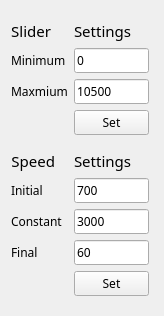
<?xml version="1.0" encoding="UTF-8"?>
<ui version="4.0">
 <class>SetWindow</class>
 <widget class="QWidget" name="SetWindow">
  <property name="geometry">
   <rect>
    <x>0</x>
    <y>0</y>
    <width>164</width>
    <height>316</height>
   </rect>
  </property>
  <property name="windowTitle">
   <string>Form</string>
  </property>
  <layout class="QFormLayout" name="formLayout">
   <item row="0" column="1">
    <spacer name="verticalSpacer_8">
     <property name="orientation">
      <enum>Qt::Vertical</enum>
     </property>
     <property name="sizeHint" stdset="0">
      <size>
       <width>79</width>
       <height>5</height>
      </size>
     </property>
    </spacer>
   </item>
   <item row="1" column="0">
    <widget class="QLabel" name="label_8">
     <property name="sizePolicy">
      <sizepolicy hsizetype="Expanding" vsizetype="Preferred">
       <horstretch>0</horstretch>
       <verstretch>0</verstretch>
      </sizepolicy>
     </property>
     <property name="maximumSize">
      <size>
       <width>75</width>
       <height>16777215</height>
      </size>
     </property>
     <property name="font">
      <font>
       <family>微软雅黑</family>
       <pointsize>11</pointsize>
       <weight>50</weight>
       <bold>false</bold>
      </font>
     </property>
     <property name="text">
      <string>Slider</string>
     </property>
     <property name="alignment">
      <set>Qt::AlignRight|Qt::AlignTrailing|Qt::AlignVCenter</set>
     </property>
     <property name="wordWrap">
      <bool>false</bool>
     </property>
    </widget>
   </item>
   <item row="1" column="1">
    <widget class="QLabel" name="label_11">
     <property name="sizePolicy">
      <sizepolicy hsizetype="Maximum" vsizetype="Preferred">
       <horstretch>0</horstretch>
       <verstretch>0</verstretch>
      </sizepolicy>
     </property>
     <property name="maximumSize">
      <size>
       <width>16777215</width>
       <height>16777215</height>
      </size>
     </property>
     <property name="font">
      <font>
       <family>微软雅黑</family>
       <pointsize>11</pointsize>
       <weight>50</weight>
       <bold>false</bold>
      </font>
     </property>
     <property name="text">
      <string>Settings</string>
     </property>
     <property name="wordWrap">
      <bool>true</bool>
     </property>
    </widget>
   </item>
   <item row="2" column="0">
    <widget class="QLabel" name="label_6">
     <property name="sizePolicy">
      <sizepolicy hsizetype="Expanding" vsizetype="Preferred">
       <horstretch>0</horstretch>
       <verstretch>0</verstretch>
      </sizepolicy>
     </property>
     <property name="maximumSize">
      <size>
       <width>16777215</width>
       <height>16777215</height>
      </size>
     </property>
     <property name="font">
      <font>
       <family>微软雅黑</family>
       <pointsize>9</pointsize>
       <weight>50</weight>
       <bold>false</bold>
      </font>
     </property>
     <property name="text">
      <string>Minimum</string>
     </property>
     <property name="wordWrap">
      <bool>true</bool>
     </property>
    </widget>
   </item>
   <item row="2" column="1">
    <widget class="QLineEdit" name="minLine">
     <property name="sizePolicy">
      <sizepolicy hsizetype="Expanding" vsizetype="Fixed">
       <horstretch>0</horstretch>
       <verstretch>0</verstretch>
      </sizepolicy>
     </property>
     <property name="maximumSize">
      <size>
       <width>75</width>
       <height>16777215</height>
      </size>
     </property>
     <property name="font">
      <font>
       <family>微软雅黑</family>
       <pointsize>9</pointsize>
       <weight>50</weight>
       <bold>false</bold>
      </font>
     </property>
     <property name="statusTip">
      <string>Range: 0-10500, unit: μm.</string>
     </property>
     <property name="inputMethodHints">
      <set>Qt::ImhDigitsOnly</set>
     </property>
     <property name="text">
      <string>0</string>
     </property>
    </widget>
   </item>
   <item row="3" column="0">
    <widget class="QLabel" name="label_4">
     <property name="sizePolicy">
      <sizepolicy hsizetype="Expanding" vsizetype="Preferred">
       <horstretch>0</horstretch>
       <verstretch>0</verstretch>
      </sizepolicy>
     </property>
     <property name="maximumSize">
      <size>
       <width>16777215</width>
       <height>16777215</height>
      </size>
     </property>
     <property name="font">
      <font>
       <family>微软雅黑</family>
       <pointsize>9</pointsize>
       <weight>50</weight>
       <bold>false</bold>
      </font>
     </property>
     <property name="text">
      <string>Maxmium</string>
     </property>
     <property name="wordWrap">
      <bool>true</bool>
     </property>
    </widget>
   </item>
   <item row="3" column="1">
    <widget class="QLineEdit" name="maxLine">
     <property name="sizePolicy">
      <sizepolicy hsizetype="Expanding" vsizetype="Minimum">
       <horstretch>0</horstretch>
       <verstretch>0</verstretch>
      </sizepolicy>
     </property>
     <property name="minimumSize">
      <size>
       <width>0</width>
       <height>0</height>
      </size>
     </property>
     <property name="maximumSize">
      <size>
       <width>75</width>
       <height>16777215</height>
      </size>
     </property>
     <property name="font">
      <font>
       <family>微软雅黑</family>
       <pointsize>9</pointsize>
       <weight>50</weight>
       <bold>false</bold>
      </font>
     </property>
     <property name="statusTip">
      <string>Range: 0-10500, unit: μm.</string>
     </property>
     <property name="inputMethodHints">
      <set>Qt::ImhDigitsOnly</set>
     </property>
     <property name="text">
      <string>10500</string>
     </property>
    </widget>
   </item>
   <item row="4" column="1">
    <widget class="QPushButton" name="sliderSetBtn">
     <property name="sizePolicy">
      <sizepolicy hsizetype="MinimumExpanding" vsizetype="Fixed">
       <horstretch>0</horstretch>
       <verstretch>0</verstretch>
      </sizepolicy>
     </property>
     <property name="maximumSize">
      <size>
       <width>75</width>
       <height>16777215</height>
      </size>
     </property>
     <property name="font">
      <font>
       <family>微软雅黑</family>
       <pointsize>9</pointsize>
       <weight>50</weight>
       <bold>false</bold>
      </font>
     </property>
     <property name="statusTip">
      <string>This will simultaneously set the Near Focus Limit, Z Slider and Spinbox.</string>
     </property>
     <property name="text">
      <string>Set</string>
     </property>
    </widget>
   </item>
   <item row="5" column="1">
    <spacer name="verticalSpacer_9">
     <property name="orientation">
      <enum>Qt::Vertical</enum>
     </property>
     <property name="sizeHint" stdset="0">
      <size>
       <width>79</width>
       <height>5</height>
      </size>
     </property>
    </spacer>
   </item>
   <item row="6" column="0">
    <widget class="QLabel" name="label_10">
     <property name="sizePolicy">
      <sizepolicy hsizetype="MinimumExpanding" vsizetype="Preferred">
       <horstretch>0</horstretch>
       <verstretch>0</verstretch>
      </sizepolicy>
     </property>
     <property name="maximumSize">
      <size>
       <width>75</width>
       <height>16777215</height>
      </size>
     </property>
     <property name="font">
      <font>
       <family>微软雅黑</family>
       <pointsize>11</pointsize>
       <weight>50</weight>
       <bold>false</bold>
      </font>
     </property>
     <property name="text">
      <string>Speed</string>
     </property>
     <property name="alignment">
      <set>Qt::AlignRight|Qt::AlignTrailing|Qt::AlignVCenter</set>
     </property>
     <property name="wordWrap">
      <bool>false</bool>
     </property>
    </widget>
   </item>
   <item row="6" column="1">
    <widget class="QLabel" name="label_9">
     <property name="sizePolicy">
      <sizepolicy hsizetype="Maximum" vsizetype="Preferred">
       <horstretch>0</horstretch>
       <verstretch>0</verstretch>
      </sizepolicy>
     </property>
     <property name="maximumSize">
      <size>
       <width>16777215</width>
       <height>16777215</height>
      </size>
     </property>
     <property name="font">
      <font>
       <family>微软雅黑</family>
       <pointsize>11</pointsize>
       <weight>50</weight>
       <bold>false</bold>
      </font>
     </property>
     <property name="text">
      <string>Settings</string>
     </property>
     <property name="wordWrap">
      <bool>true</bool>
     </property>
    </widget>
   </item>
   <item row="7" column="0">
    <widget class="QLabel" name="label_7">
     <property name="maximumSize">
      <size>
       <width>75</width>
       <height>16777215</height>
      </size>
     </property>
     <property name="font">
      <font>
       <family>微软雅黑</family>
       <pointsize>9</pointsize>
       <weight>50</weight>
       <bold>false</bold>
      </font>
     </property>
     <property name="text">
      <string>Initial</string>
     </property>
     <property name="wordWrap">
      <bool>true</bool>
     </property>
    </widget>
   </item>
   <item row="7" column="1">
    <widget class="QLineEdit" name="initLine">
     <property name="sizePolicy">
      <sizepolicy hsizetype="Minimum" vsizetype="Fixed">
       <horstretch>0</horstretch>
       <verstretch>0</verstretch>
      </sizepolicy>
     </property>
     <property name="minimumSize">
      <size>
       <width>50</width>
       <height>0</height>
      </size>
     </property>
     <property name="maximumSize">
      <size>
       <width>75</width>
       <height>16777215</height>
      </size>
     </property>
     <property name="font">
      <font>
       <family>微软雅黑</family>
       <pointsize>9</pointsize>
       <weight>50</weight>
       <bold>false</bold>
      </font>
     </property>
     <property name="toolTip">
      <string/>
     </property>
     <property name="statusTip">
      <string>Range: 1~700, unit: μm/sec.  Intergers only.</string>
     </property>
     <property name="inputMethodHints">
      <set>Qt::ImhDigitsOnly</set>
     </property>
     <property name="text">
      <string>700</string>
     </property>
    </widget>
   </item>
   <item row="8" column="0">
    <widget class="QLabel" name="constantLabel">
     <property name="font">
      <font>
       <family>微软雅黑</family>
       <pointsize>9</pointsize>
       <weight>50</weight>
       <bold>false</bold>
      </font>
     </property>
     <property name="text">
      <string>Constant</string>
     </property>
    </widget>
   </item>
   <item row="8" column="1">
    <widget class="QLineEdit" name="constantLine">
     <property name="sizePolicy">
      <sizepolicy hsizetype="Minimum" vsizetype="Fixed">
       <horstretch>0</horstretch>
       <verstretch>0</verstretch>
      </sizepolicy>
     </property>
     <property name="minimumSize">
      <size>
       <width>50</width>
       <height>0</height>
      </size>
     </property>
     <property name="maximumSize">
      <size>
       <width>75</width>
       <height>16777215</height>
      </size>
     </property>
     <property name="font">
      <font>
       <family>微软雅黑</family>
       <pointsize>9</pointsize>
       <weight>50</weight>
       <bold>false</bold>
      </font>
     </property>
     <property name="statusTip">
      <string>Range: 1~3000, unit: μm/sec. Intergers only.</string>
     </property>
     <property name="inputMethodHints">
      <set>Qt::ImhDigitsOnly</set>
     </property>
     <property name="text">
      <string>3000</string>
     </property>
    </widget>
   </item>
   <item row="9" column="0">
    <widget class="QLabel" name="finalLabel">
     <property name="font">
      <font>
       <family>微软雅黑</family>
       <pointsize>9</pointsize>
       <weight>50</weight>
       <bold>false</bold>
      </font>
     </property>
     <property name="text">
      <string>Final</string>
     </property>
    </widget>
   </item>
   <item row="9" column="1">
    <widget class="QLineEdit" name="finalLine">
     <property name="sizePolicy">
      <sizepolicy hsizetype="Minimum" vsizetype="Fixed">
       <horstretch>0</horstretch>
       <verstretch>0</verstretch>
      </sizepolicy>
     </property>
     <property name="minimumSize">
      <size>
       <width>50</width>
       <height>0</height>
      </size>
     </property>
     <property name="maximumSize">
      <size>
       <width>75</width>
       <height>16777215</height>
      </size>
     </property>
     <property name="font">
      <font>
       <family>微软雅黑</family>
       <pointsize>9</pointsize>
       <weight>50</weight>
       <bold>false</bold>
      </font>
     </property>
     <property name="statusTip">
      <string>Range: 1~1000.  Intergers only.</string>
     </property>
     <property name="inputMethodHints">
      <set>Qt::ImhDigitsOnly</set>
     </property>
     <property name="text">
      <string>60</string>
     </property>
    </widget>
   </item>
   <item row="10" column="1">
    <widget class="QPushButton" name="speedSetBtn">
     <property name="sizePolicy">
      <sizepolicy hsizetype="Minimum" vsizetype="Fixed">
       <horstretch>0</horstretch>
       <verstretch>0</verstretch>
      </sizepolicy>
     </property>
     <property name="maximumSize">
      <size>
       <width>75</width>
       <height>16777215</height>
      </size>
     </property>
     <property name="font">
      <font>
       <family>微软雅黑</family>
       <pointsize>9</pointsize>
       <weight>50</weight>
       <bold>false</bold>
      </font>
     </property>
     <property name="text">
      <string>Set</string>
     </property>
    </widget>
   </item>
   <item row="11" column="1">
    <spacer name="verticalSpacer_10">
     <property name="orientation">
      <enum>Qt::Vertical</enum>
     </property>
     <property name="sizeHint" stdset="0">
      <size>
       <width>79</width>
       <height>5</height>
      </size>
     </property>
    </spacer>
   </item>
  </layout>
 </widget>
 <resources/>
 <connections/>
</ui>
